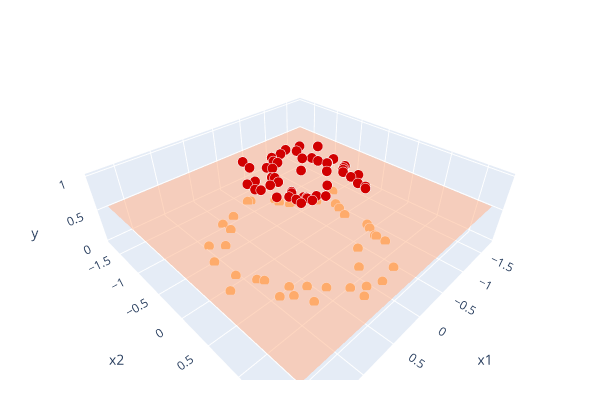

Notebook code for this chart:
### Code cell
p = y.mean()

fig = go.Figure()
fig.add_trace(create_scatter(x, y, "pred"))
fig.add_trace(create_surface(x1_mesh, x2_mesh, np.full(x1_mesh.shape, p), "pred"))
fig = format_plot(fig)
fig.show()
